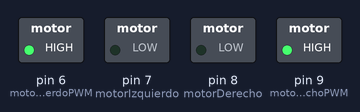
Simulated run of this sketch. Board: Arduino Uno, built with avr-gcc and run on an emulated ATmega328P. Shown: switched loads named in the sketch (green lamp = pin HIGH).

Above: at 0.1 s.
Timing chart, 0 to 1.6 s (numbered marks = the images above):
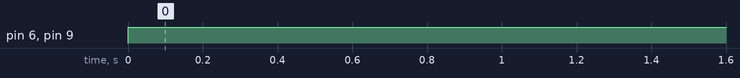

Measured:
- by itself, pin 6 (motorIzquierdoPWM), pin 9 (motorDerechoPWM): LOW → HIGH at 0.00 s

The sketch:

03-EjercicioMotoresMueveDelanteR_pidoDosRuedas.ino
```cpp
// Se mueven hacia delante ambas ruedas

int motorIzquierdoPWM = 6;
int motorIzquierdo = 7;
int motorDerecho = 8;
int motorDerechoPWM = 9;

void setup()
{
    pinMode(motorIzquierdoPWM, OUTPUT);
    pinMode(motorIzquierdo, OUTPUT);
    pinMode(motorDerecho, OUTPUT);
    pinMode(motorDerechoPWM, OUTPUT);
}

void loop()
{
    digitalWrite(motorIzquierdo, LOW);
    digitalWrite(motorDerecho, LOW);
    analogWrite(motorIzquierdoPWM, 255);
    analogWrite(motorDerechoPWM, 255);
}
```
